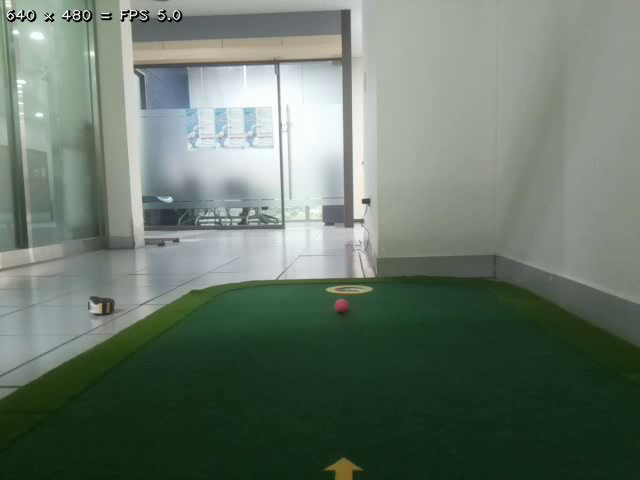
#> input picture frame 7 of rapi/ball150.avi, 640 x 480 px
$ python distanceMeasure.py
#> lines starting #> are read from the running program, lines starting #| are printed output that depends on the picture; after the words box and inside, x2 and y2 are one past the last pixel; in counts of white or black regions, pixels touching at a corner belong together; long printed decimals are rounded
import cv2
import numpy as np

# 빨간 공의 크기 (미터 단위로)
W = 0.04  # 예시로 10cm로 가정합니다04

# 빨간 공의 이미지에서의 가로 크기 (픽셀 단위로)
w = None  # 초점 거리 계산 후 설정합니다.

cap = cv2.VideoCapture('Distance/ball_video/ball150.avi')

while True:
    # 프레임 읽기
    ret, frame = cap.read()
#> frame is the input picture: shape (480, 640, 3); mean B, G, R 106.2, 118.7, 104.4

    if not ret:
        print("비디오 종료")
        break


    '''
    ##################### 노란 홀컵 인식
    hsv_frame = cv2.cvtColor(frame, cv2.COLOR_BGR2HSV)

    lower_yellow = np.array([0, 80, 50])
    upper_yellow = np.array([36, 250, 250])

    yellow_mask = cv2.inRange(hsv_frame, lower_yellow, upper_yellow)
    yellow_objects = cv2.bitwise_and(frame, frame, mask=yellow_mask)

    cv2.imshow('Yellow Objects', yellow_objects)

    blurred_frame = cv2.GaussianBlur(yellow_objects, (5, 5), 0)
    gray_frame = cv2.cvtColor(blurred_frame, cv2.COLOR_BGR2GRAY)

    cv2.imshow('Blurred Image', gray_frame)

    _, binary_frame = cv2.threshold(gray_frame, 0, 255, cv2.THRESH_BINARY | cv2.THRESH_OTSU)

    cv2.imshow('Binary Image', binary_frame)
    '''


    ##################### 빨간 공 인식


    imgHSV = cv2.cvtColor(frame, cv2.COLOR_BGR2HSV)
#> imgHSV: shape (480, 640, 3); mean H, S, V 63.4, 65.4, 119.5

    imgThreshLow = cv2.inRange(imgHSV, (0, 200, 155), (50, 255, 255))
#> imgThreshLow: shape (480, 640); every value is 0
    imgThreshHigh = cv2.inRange(imgHSV, (160, 125, 50), (179, 255, 255))
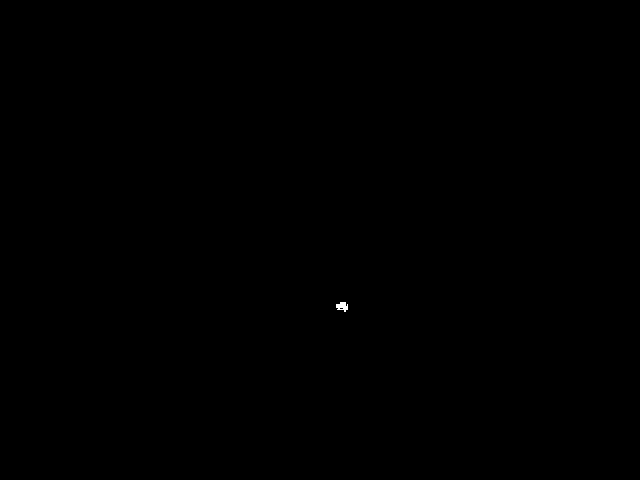
#> imgThreshHigh: shape (480, 640); 0.03% white; 1 white region

    imgThresh = cv2.add(imgThreshLow, imgThreshHigh)

    imgThresh = cv2.GaussianBlur(imgThresh, (3, 3), 2)
    imgThresh = cv2.erode(imgThresh, np.ones((5, 5), np.uint8))
    imgThresh = cv2.dilate(imgThresh, np.ones((5, 5), np.uint8))

    red_detected = cv2.bitwise_and(frame, frame, mask=imgThresh)


    # 빨간 공의 가로 크기를 측정 (w)
    contours, _ = cv2.findContours(imgThresh, cv2.RETR_EXTERNAL, cv2.CHAIN_APPROX_SIMPLE)
#> contours = 1 contour; box (x1, y1, x2, y2) and area: (335, 301, 349, 311) 104
    if contours:
        largest_contour = max(contours, key=cv2.contourArea)
#> largest_contour = contour of 12 points, box (x1, y1, x2, y2) (335, 301, 349, 311), area 104
        x, y, w, h = cv2.boundingRect(largest_contour)
#> x = 335; y = 301; w = 14; h = 10
        cv2.drawContours(frame, [largest_contour], -1, (0, 255, 0), 2)
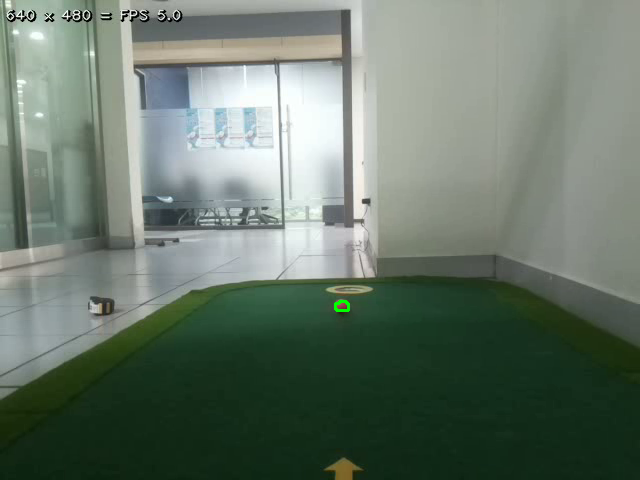
#> frame: shape (480, 640, 3); 0.04% of pixels changed, all inside (x1, y1, x2, y2) = (334, 300, 350, 312)


        print("this is w :", w)
#| this is w : 14

    # 초점 거리(f) 계산
    if w is not None:
        #f = (w * 30) / W
        # 실제 거리(d) 계산
        d = (W * 450) / w
#> d = 1.29
        #print("this is focal lenght:", f)
        print("빨간 공까지의 거리 (미터):", d)
#| 빨간 공까지의 거리 (미터): 1.286

    # 결과 화면 표시
    cv2.imshow('Original', frame)
    cv2.imshow('Red Detected', red_detected)

    # 'q' 키를 누르면 종료
    if cv2.waitKey(30) & 0xFF == ord('q'):
#> (key q is pressed here)
        break

# 작업 완료 후 리소스 해제
cap.release()
cv2.destroyAllWindows()

$ run again, starting later in the video
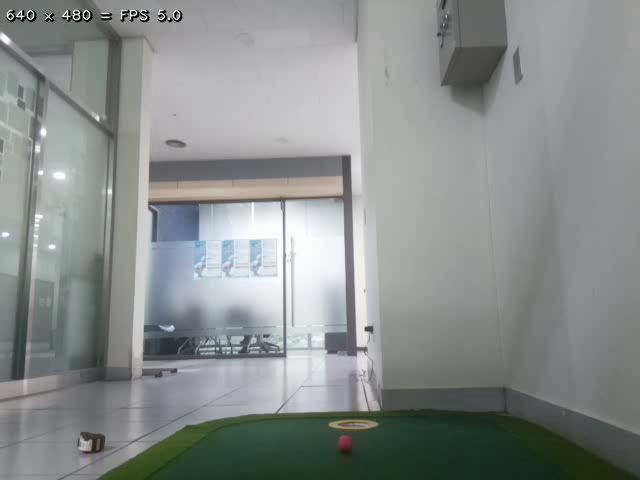
#> input picture frame 60 of rapi/ball150.avi, 640 x 480 px
#> frame is the input picture: shape (480, 640, 3); mean B, G, R 140.9, 142.1, 136.8
#> imgHSV: shape (480, 640, 3); mean H, S, V 86.5, 23.1, 144.9
#> imgThreshLow: shape (480, 640); every value is 0
#> imgThreshHigh: shape (480, 640); 0.03% white; 1 white region
#> contours = 1 contour; box (x1, y1, x2, y2) and area: (339, 437, 353, 449) 136
#> largest_contour = contour of 9 points, box (x1, y1, x2, y2) (339, 437, 353, 449), area 136
#> x = 339; y = 437; w = 14; h = 12
#> `cv2.drawContours(frame, [largest_contour], -1, (0, 255, 0), 2)`:
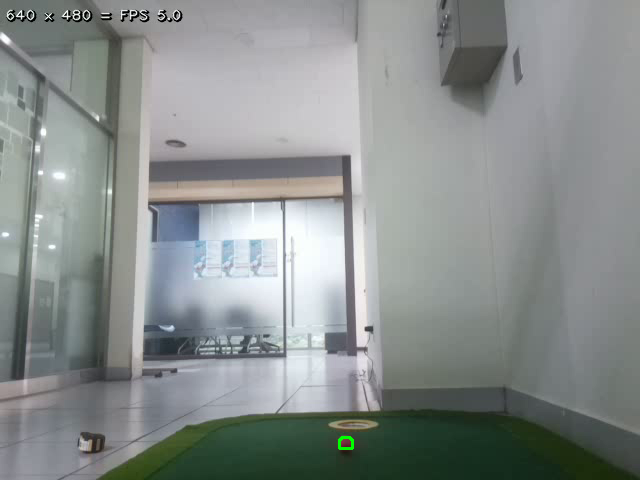
#> frame: shape (480, 640, 3); 0.04% of pixels changed, all inside (x1, y1, x2, y2) = (338, 436, 354, 450)
#| this is w : 14
#> d = 1.29
#| 빨간 공까지의 거리 (미터): 1.286
